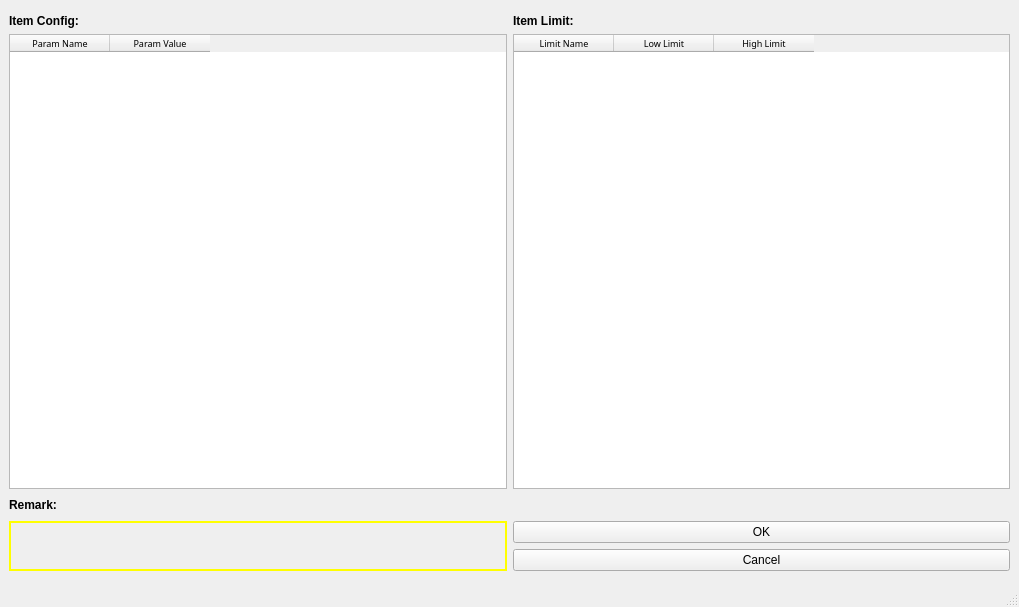
<?xml version="1.0" encoding="UTF-8"?>
<ui version="4.0">
 <class>Window_itemparam</class>
 <widget class="QMainWindow" name="Window_itemparam">
  <property name="windowModality">
   <enum>Qt::NonModal</enum>
  </property>
  <property name="geometry">
   <rect>
    <x>0</x>
    <y>0</y>
    <width>1019</width>
    <height>607</height>
   </rect>
  </property>
  <property name="windowTitle">
   <string>Item Config</string>
  </property>
  <property name="windowIcon">
   <iconset>
    <normaloff>../image/icon/seq.ico</normaloff>../image/icon/seq.ico</iconset>
  </property>
  <widget class="QWidget" name="centralwidget">
   <layout class="QVBoxLayout" name="verticalLayout_5">
    <item>
     <spacer name="verticalSpacer">
      <property name="orientation">
       <enum>Qt::Vertical</enum>
      </property>
      <property name="sizeType">
       <enum>QSizePolicy::Minimum</enum>
      </property>
      <property name="sizeHint" stdset="0">
       <size>
        <width>20</width>
        <height>5</height>
       </size>
      </property>
     </spacer>
    </item>
    <item>
     <layout class="QVBoxLayout" name="verticalLayout_4">
      <item>
       <layout class="QHBoxLayout" name="horizontalLayout">
        <item>
         <layout class="QVBoxLayout" name="verticalLayout">
          <item>
           <widget class="QLabel" name="label">
            <property name="font">
             <font>
              <weight>75</weight>
              <bold>true</bold>
             </font>
            </property>
            <property name="text">
             <string>Item Config:</string>
            </property>
           </widget>
          </item>
          <item>
           <widget class="QTableWidget" name="tableWidget_itemconfig">
            <property name="font">
             <font>
              <family>Arial Unicode MS</family>
              <pointsize>7</pointsize>
             </font>
            </property>
            <property name="editTriggers">
             <set>QAbstractItemView::DoubleClicked</set>
            </property>
            <column>
             <property name="text">
              <string>Param Name</string>
             </property>
            </column>
            <column>
             <property name="text">
              <string>Param Value</string>
             </property>
            </column>
           </widget>
          </item>
         </layout>
        </item>
        <item>
         <layout class="QVBoxLayout" name="verticalLayout_2">
          <item>
           <widget class="QLabel" name="label_2">
            <property name="font">
             <font>
              <weight>75</weight>
              <bold>true</bold>
             </font>
            </property>
            <property name="text">
             <string>Item Limit:</string>
            </property>
           </widget>
          </item>
          <item>
           <widget class="QTableWidget" name="tableWidget_itemlimit">
            <property name="font">
             <font>
              <family>Arial Unicode MS</family>
              <pointsize>7</pointsize>
             </font>
            </property>
            <column>
             <property name="text">
              <string>Limit Name</string>
             </property>
            </column>
            <column>
             <property name="text">
              <string>Low Limit</string>
             </property>
            </column>
            <column>
             <property name="text">
              <string>High Limit</string>
             </property>
            </column>
           </widget>
          </item>
         </layout>
        </item>
       </layout>
      </item>
      <item>
       <layout class="QHBoxLayout" name="horizontalLayout_3">
        <item>
         <widget class="QLabel" name="label_3">
          <property name="font">
           <font>
            <weight>75</weight>
            <bold>true</bold>
           </font>
          </property>
          <property name="text">
           <string>Remark:</string>
          </property>
         </widget>
        </item>
        <item>
         <spacer name="horizontalSpacer">
          <property name="orientation">
           <enum>Qt::Horizontal</enum>
          </property>
          <property name="sizeHint" stdset="0">
           <size>
            <width>40</width>
            <height>20</height>
           </size>
          </property>
         </spacer>
        </item>
       </layout>
      </item>
      <item>
       <layout class="QHBoxLayout" name="horizontalLayout_2">
        <item>
         <widget class="QLabel" name="label_info">
          <property name="styleSheet">
           <string notr="true">border:2px solid yellow;</string>
          </property>
          <property name="text">
           <string/>
          </property>
         </widget>
        </item>
        <item>
         <layout class="QVBoxLayout" name="verticalLayout_3">
          <item>
           <widget class="QPushButton" name="pushButton_ok">
            <property name="text">
             <string>OK</string>
            </property>
           </widget>
          </item>
          <item>
           <widget class="QPushButton" name="pushButton_cancel">
            <property name="text">
             <string>Cancel</string>
            </property>
           </widget>
          </item>
         </layout>
        </item>
       </layout>
      </item>
     </layout>
    </item>
    <item>
     <spacer name="verticalSpacer_2">
      <property name="orientation">
       <enum>Qt::Vertical</enum>
      </property>
      <property name="sizeType">
       <enum>QSizePolicy::Minimum</enum>
      </property>
      <property name="sizeHint" stdset="0">
       <size>
        <width>20</width>
        <height>5</height>
       </size>
      </property>
     </spacer>
    </item>
   </layout>
  </widget>
  <widget class="QMenuBar" name="menubar">
   <property name="geometry">
    <rect>
     <x>0</x>
     <y>0</y>
     <width>1019</width>
     <height>26</height>
    </rect>
   </property>
  </widget>
  <widget class="QStatusBar" name="statusbar"/>
 </widget>
 <resources/>
 <connections/>
</ui>
